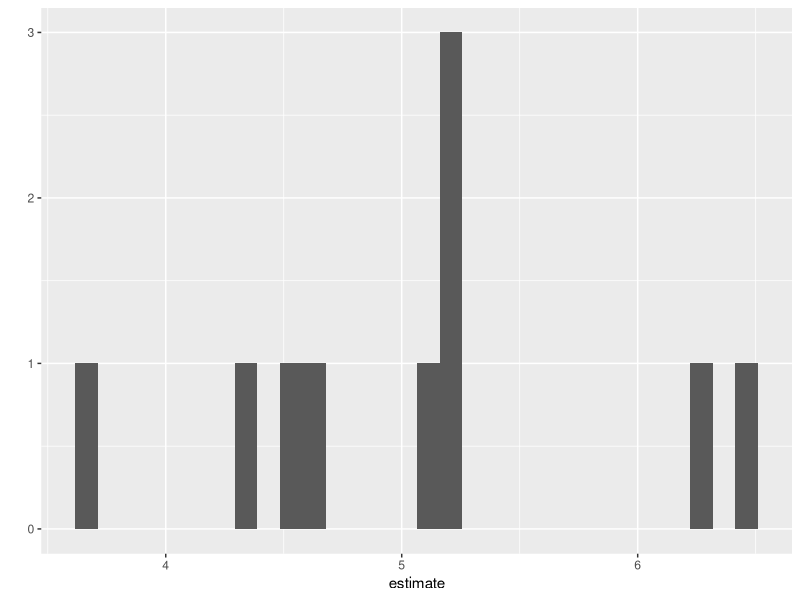

The R source for this figure:
## ---- chunk 1
set.seed(16)
## ---- chunk 2
rnorm(5, mean = 0, sd = 1)
## ---- chunk 3
set.seed(16)
replicate(n = 3, rnorm(5, 0, 1), simplify = FALSE )
## ---- chunk 4
set.seed(16)
replicate(n = 3, rnorm(5, 0, 1) )
## ---- chunk 5
set.seed(16)
list1 = list() # Make an empty list to save output in
for (i in 1:3) { # Indicate number of iterations with "i"
    list1[[i]] = rnorm(5, 0, 1) # Save output in list for each iteration
}
list1
## ---- chunk 6
twogroup_fun = function(nrep = 10, b0 = 5, b1 = -2, sigma = 2) {
     ngroup = 2
     group = rep( c("group1", "group2"), each = nrep)
     eps = rnorm(ngroup*nrep, 0, sigma)
     growth = b0 + b1*(group == "group2") + eps
     growthfit = lm(growth ~ group)
     growthfit
}
## ---- chunk 7
twogroup_fun()
## ---- chunk 8
sim_lm = replicate(10, twogroup_fun(), simplify = FALSE )
## ---- chunk 9
library(purrr) # v. 0.2.4
map(sim_lm, coef)
## ---- chunk 10
map_dbl(sim_lm, ~summary(.x)$r.squared)
## ---- chunk 11
map_dbl(sim_lm, function(x) summary(x)$r.squared)
## ---- chunk 12
map_dfr(sim_lm, broom::tidy)
## ---- chunk 13
map_dfr(sim_lm, broom::tidy, .id = "model")
## ---- chunk 14
map_dfr(sim_lm, broom::tidy, .id = "model", conf.int = TRUE)
## ---- chunk 15
suppressPackageStartupMessages( library(dplyr) ) # v. 0.7.5
library(ggplot2) # v 2.2.1
## ---- chunk 16
sim_lm %>%
     map_dfr(broom::tidy) %>%
     filter(term == "(Intercept)") %>%
     qplot(x = estimate, data = ., geom = "histogram")
